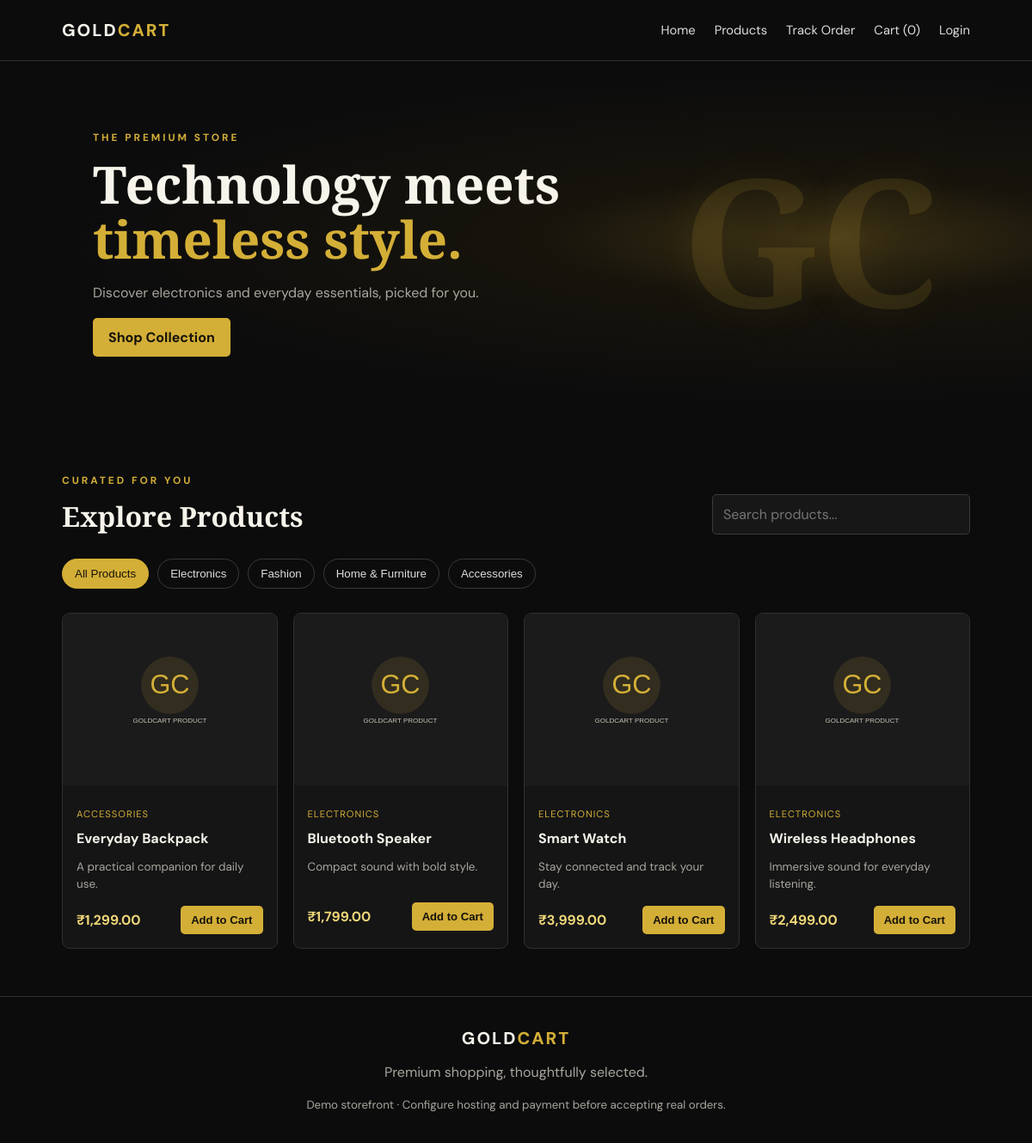
The page / on the database its author committed.
### tables this page shows
CREATE TABLE IF NOT EXISTS products (
 id INT UNSIGNED AUTO_INCREMENT PRIMARY KEY,
 name VARCHAR(180) NOT NULL,
 category VARCHAR(80) NOT NULL DEFAULT 'Electronics',
 price DECIMAL(10,2) NOT NULL,
 image VARCHAR(500) DEFAULT '',
 description TEXT,
 active TINYINT(1) NOT NULL DEFAULT 1,
 created_at TIMESTAMP DEFAULT CURRENT_TIMESTAMP
);

### index.php (the view, shortened to what this page needs)
<?php
require_once __DIR__ . '/includes/db.php';
$categories = ['All Products','Electronics','Fashion','Home & Furniture','Accessories'];
$products = [];
try {
  $stmt = $pdo->query("SELECT id,name,category,price,image,description FROM products WHERE active=1 ORDER BY id DESC");
  $products = $stmt->fetchAll();
} catch (Throwable $e) { $products = []; }
$cartCount = array_sum($_SESSION['cart'] ?? []);
?>
<!doctype html>
<html lang="en">
<head>
<title>GoldCart | Premium Shopping</title><link rel="stylesheet" href="assets/style.css">
</head>
<body>
<header class="topbar"><a class="brand" href="index.php">GOLD<span>CART</span></a>
<nav><a href="index.php">Home</a><a href="#products">Products</a><a href="track.php">Track Order</a><a href="cart.php">Cart (<?= (int)$cartCount ?>)</a>
<?php if (!empty($_SESSION['user_id'])): ?><a href="logout.php">Logout</a><?php else: ?><a href="login.php">Login</a><?php endif; ?></nav></header>
<section class="hero"><div><p class="eyebrow">THE PREMIUM STORE</p><h1>Technology meets<br><span>timeless style.</span></h1><p>Discover electronics and everyday essentials, picked for you.</p><a class="btn" href="#products">Shop Collection</a></div><div class="hero-mark">GC</div></section>
<main class="container" id="products"><div class="section-head"><div><p class="eyebrow">CURATED FOR YOU</p><h2>Explore Products</h2></div><input id="search" class="search" placeholder="Search products..." aria-label="Search products"></div>
<div class="filters"><?php foreach ($categories as $cat): ?><button class="filter <?= $cat==='All Products'?'active':'' ?>" data-category="<?= htmlspecialchars($cat) ?>"><?= htmlspecialchars($cat) ?></button><?php endforeach; ?></div>
<div class="products" id="productGrid">
<?php foreach ($products as $p): ?>
<article class="product-card" data-name="<?= htmlspecialchars(strtolower($p['name'])) ?>" data-category="<?= htmlspecialchars($p['category']) ?>">
<img src="<?= htmlspecialchars($p['image'] ?: 'assets/placeholder.svg') ?>" alt="<?= htmlspecialchars($p['name']) ?>" onerror="this.src='assets/placeholder.svg'">
<div class="product-info"><span class="tag"><?= htmlspecialchars($p['category']) ?></span><h3><?= htmlspecialchars($p['name']) ?></h3><p><?= htmlspecialchars($p['description'] ?? '') ?></p><div class="product-bottom"><strong>₹<?= number_format((float)$p['price'],2) ?></strong><form action="cart.php" method="post"><input type="hidden" name="csrf" value="<?= htmlspecialchars(csrf_token()) ?>"><input type="hidden" name="product_id" value="<?= (int)$p['id'] ?>"><button class="btn small" name="add" value="1">Add to Cart</button></form></div></div>
</article>
<?php endforeach; ?>
</div></main>
<footer><a class="brand" href="index.php">GOLD<span>CART</span></a><p>Premium shopping, thoughtfully selected.</p><small>Demo storefront · Configure hosting and payment before accepting real orders.</small></footer>
<script src="assets/app.js"></script></body></html>

### style.css (style rules this page uses)
:root { --bg:#0c0c0d;--panel:#151516;--panel2:#1d1d1f;--gold:#d4af37;--gold2:#f0d879;--text:#f7f4eb;--muted:#a9a69d;--line:#30302e }
* { box-sizing:border-box }
html { scroll-behavior:smooth }
body { margin:0;background:var(--bg);color:var(--text);font-family:'DM Sans',Arial,sans-serif }
a { color:inherit;text-decoration:none }
.topbar { display:flex;align-items:center;justify-content:space-between;padding:22px 6%;border-bottom:1px solid var(--line);gap:20px }
.brand { font-size:1.25rem;font-weight:800;letter-spacing:2px }
.brand span { color:var(--gold) }
nav { display:flex;gap:22px;flex-wrap:wrap;color:#ddd;font-size:.92rem }
.hero { min-height:400px;padding:65px 9%;display:flex;align-items:center;justify-content:space-between;gap:30px;background:radial-gradient(ellipse at 80% 50%,#3b3014 0%,#17140c 24%,#0c0c0d 66%) }
.eyebrow { color:var(--gold);font-size:.74rem;font-weight:700;letter-spacing:3px }
.hero h1 { font:700 clamp(2.5rem,5vw,4.6rem)/1.08 'Playfair Display',serif;margin:14px 0 }
.hero h1 span { color:var(--gold) }
.hero p:not(.eyebrow) { color:var(--muted);max-width:460px;line-height:1.7 }
.hero-mark { font:700 clamp(6rem,18vw,13rem) 'Playfair Display',serif;color:#d4af3720;text-shadow:0 0 50px #d4af3715 }
.btn { display:inline-block;background:var(--gold);color:#15120a;border:0;border-radius:5px;padding:12px 18px;font-weight:700;cursor:pointer }
.btn.small { padding:9px 12px;font-size:.82rem }
.container { padding:55px 6%;max-width:1450px;margin:auto }
.section-head { display:flex;align-items:end;justify-content:space-between;gap:20px }
.section-head h2 { font:700 2rem 'Playfair Display',serif;margin:8px 0 0 }
.search,input,select,textarea { background:#171718;color:var(--text);border:1px solid #393936;border-radius:5px;padding:12px;font:inherit }
.search { width:min(100%,300px) }
.filters { display:flex;gap:10px;flex-wrap:wrap;margin:28px 0 }
.filter { background:transparent;color:#ddd;border:1px solid #393936;padding:9px 14px;border-radius:30px;cursor:pointer }
.filter.active,.filter:hover { background:var(--gold);color:#17130a;border-color:var(--gold) }
.products { display:grid;grid-template-columns:repeat(4,minmax(0,1fr));gap:18px }
.product-card { background:var(--panel);border:1px solid var(--line);border-radius:9px;overflow:hidden;transition:transform .2s,border-color .2s }
.product-card img { width:100%;height:200px;object-fit:cover;background:#222 }
.product-info { padding:16px }
.tag { font-size:.7rem;text-transform:uppercase;letter-spacing:1px;color:var(--gold) }
.product-info h3 { margin:9px 0;font-size:1rem }
.product-info p { font-size:.84rem;color:var(--muted);min-height:36px;line-height:1.5 }
.product-bottom { display:flex;justify-content:space-between;align-items:center;gap:8px;margin-top:15px }
.product-bottom strong { color:var(--gold2) }
footer { padding:35px 6%;border-top:1px solid var(--line);color:var(--muted);text-align:center }
footer .brand { color:var(--text) }

### rows shown on the page
products: image (placeholder picture), category "ACCESSORIES", name "Everyday Backpack", description "A practical companion for daily use.", price "1,299.00"
products: image (placeholder picture), category "ELECTRONICS", name "Bluetooth Speaker", description "Compact sound with bold style.", price "1,799.00"
products: image (placeholder picture), category "ELECTRONICS", name "Smart Watch", description "Stay connected and track your day.", price "3,999.00"
products: image (placeholder picture), category "ELECTRONICS", name "Wireless Headphones", description "Immersive sound for everyday listening.", price "2,499.00"

### other values the page prints
$cartCount "0"
$cat "All Products"
$cat "Electronics"
$cat "Fashion"
$cat "Home & Furniture"
$cat "Accessories"
